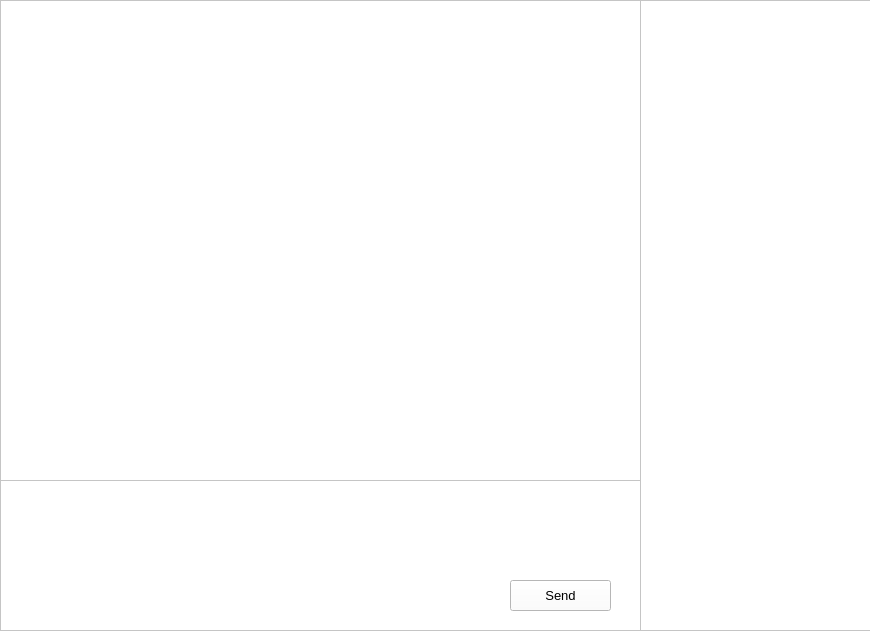
<?xml version="1.0" encoding="UTF-8"?>
<ui version="4.0">
 <class>ChatFormClass</class>
 <widget class="QWidget" name="ChatFormClass">
  <property name="geometry">
   <rect>
    <x>0</x>
    <y>0</y>
    <width>870</width>
    <height>631</height>
   </rect>
  </property>
  <property name="windowTitle">
   <string>chatRoom</string>
  </property>
  <property name="styleSheet">
   <string notr="true">background-color: white;</string>
  </property>
  <layout class="QVBoxLayout" name="verticalLayout">
   <property name="spacing">
    <number>0</number>
   </property>
   <property name="leftMargin">
    <number>0</number>
   </property>
   <property name="topMargin">
    <number>0</number>
   </property>
   <property name="rightMargin">
    <number>0</number>
   </property>
   <property name="bottomMargin">
    <number>0</number>
   </property>
   <item>
    <widget class="QGroupBox" name="groupBox">
     <property name="title">
      <string/>
     </property>
     <widget class="QListWidget" name="relationship">
      <property name="geometry">
       <rect>
        <x>640</x>
        <y>0</y>
        <width>231</width>
        <height>631</height>
       </rect>
      </property>
      <property name="sizePolicy">
       <sizepolicy hsizetype="Fixed" vsizetype="Fixed">
        <horstretch>0</horstretch>
        <verstretch>0</verstretch>
       </sizepolicy>
      </property>
      <property name="font">
       <font>
        <family>Segoe UI</family>
        <pointsize>11</pointsize>
       </font>
      </property>
     </widget>
     <widget class="QPlainTextEdit" name="messageField">
      <property name="geometry">
       <rect>
        <x>0</x>
        <y>480</y>
        <width>641</width>
        <height>151</height>
       </rect>
      </property>
      <property name="font">
       <font>
        <family>Segoe UI</family>
        <pointsize>11</pointsize>
       </font>
      </property>
      <property name="cursor" stdset="0">
       <cursorShape>IBeamCursor</cursorShape>
      </property>
      <property name="styleSheet">
       <string notr="true"/>
      </property>
     </widget>
     <widget class="QScrollBar" name="ScrollBar">
      <property name="geometry">
       <rect>
        <x>900</x>
        <y>0</y>
        <width>16</width>
        <height>571</height>
       </rect>
      </property>
      <property name="orientation">
       <enum>Qt::Vertical</enum>
      </property>
     </widget>
     <widget class="QTextBrowser" name="messages">
      <property name="geometry">
       <rect>
        <x>0</x>
        <y>0</y>
        <width>641</width>
        <height>481</height>
       </rect>
      </property>
      <property name="sizePolicy">
       <sizepolicy hsizetype="Fixed" vsizetype="Fixed">
        <horstretch>0</horstretch>
        <verstretch>0</verstretch>
       </sizepolicy>
      </property>
      <property name="font">
       <font>
        <family>Segoe UI</family>
        <pointsize>11</pointsize>
       </font>
      </property>
      <property name="cursor" stdset="0">
       <cursorShape>ArrowCursor</cursorShape>
      </property>
      <property name="styleSheet">
       <string notr="true"/>
      </property>
     </widget>
     <widget class="QPushButton" name="sendBtn">
      <property name="geometry">
       <rect>
        <x>510</x>
        <y>580</y>
        <width>101</width>
        <height>31</height>
       </rect>
      </property>
      <property name="font">
       <font>
        <family>Segoe UI</family>
        <pointsize>10</pointsize>
       </font>
      </property>
      <property name="text">
       <string>Send</string>
      </property>
     </widget>
     <zorder>relationship</zorder>
     <zorder>ScrollBar</zorder>
     <zorder>messages</zorder>
     <zorder>messageField</zorder>
     <zorder>sendBtn</zorder>
    </widget>
   </item>
  </layout>
 </widget>
 <layoutdefault spacing="6" margin="11"/>
 <tabstops>
  <tabstop>messageField</tabstop>
  <tabstop>sendBtn</tabstop>
  <tabstop>messages</tabstop>
  <tabstop>relationship</tabstop>
 </tabstops>
 <resources/>
 <connections/>
</ui>
